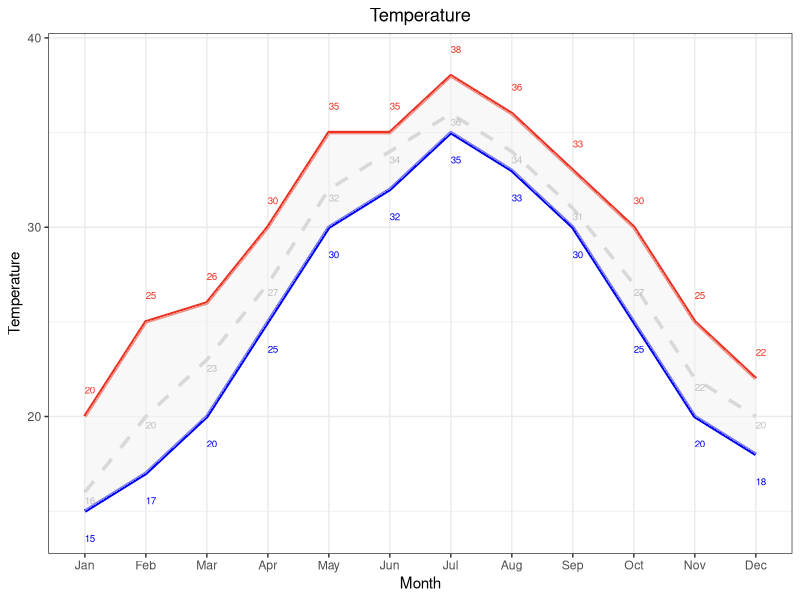

The R source for this figure:
## ---- chunk 1
# 安装包
if (!requireNamespace("ggplot2", quietly = TRUE)) {
  install.packages("ggplot2")
}

# 加载包
library(ggplot2)
## ---- chunk 2
# 加载数据
data <- read.delim("files/Hiplot/089-interval-area-chart-data.txt", header = T)

# 整理数据格式
data[["month"]] <- factor(data[["month"]], levels = data[["month"]])

# 查看数据
head(data)
## ---- chunk 3
#| label: fig-1interval-area-chart
#| fig-cap: "区间区域图"
#| out.width: "95%"
#| fig-height: 4
#| fig-width: 6
#| warning: false
#| error: false
#| message: false

# 区间区域图
p <- ggplot(data, aes(x = month, group = 1)) +
  geom_line(aes(y = max_temperature), size = 1.2, color = "#EA3323", 
            linetype = "solid") +
  geom_line(aes(y = min_temperature), size = 1.2, color = "#0000F5", 
            linetype = "solid") +
  geom_line(aes(x = month, y = mean), size = 1.2, color = "#BEBEBE", 
            linetype = "dashed") +
  geom_ribbon(aes(ymin = min_temperature, ymax = max_temperature), 
              fill = "#F2F2F2", alpha = 0.5) +
  geom_text(aes(x = month, y = max_temperature + 1, label = max_temperature),
            color = "#EA3323", size = 2.5, vjust = -0.5, hjust = 0) +
  geom_text(aes(x = month, y = min_temperature - 1, label = min_temperature),
            color = "#0000F5", size = 2.5, vjust = 1.5, hjust = 0) +
  geom_text(aes(x = month, y = mean, label = mean),
            color = "#BEBEBE", size = 2.5, vjust = 1.5, hjust = 0) +
  labs(title = "Temperature", x = "Month", y = "Temperature") +
  scale_color_manual(values = c(max = "#EA3323", min = "#0000F5")) +
  theme_bw() +
  theme(plot.title = element_text(hjust = 0.5))

p
